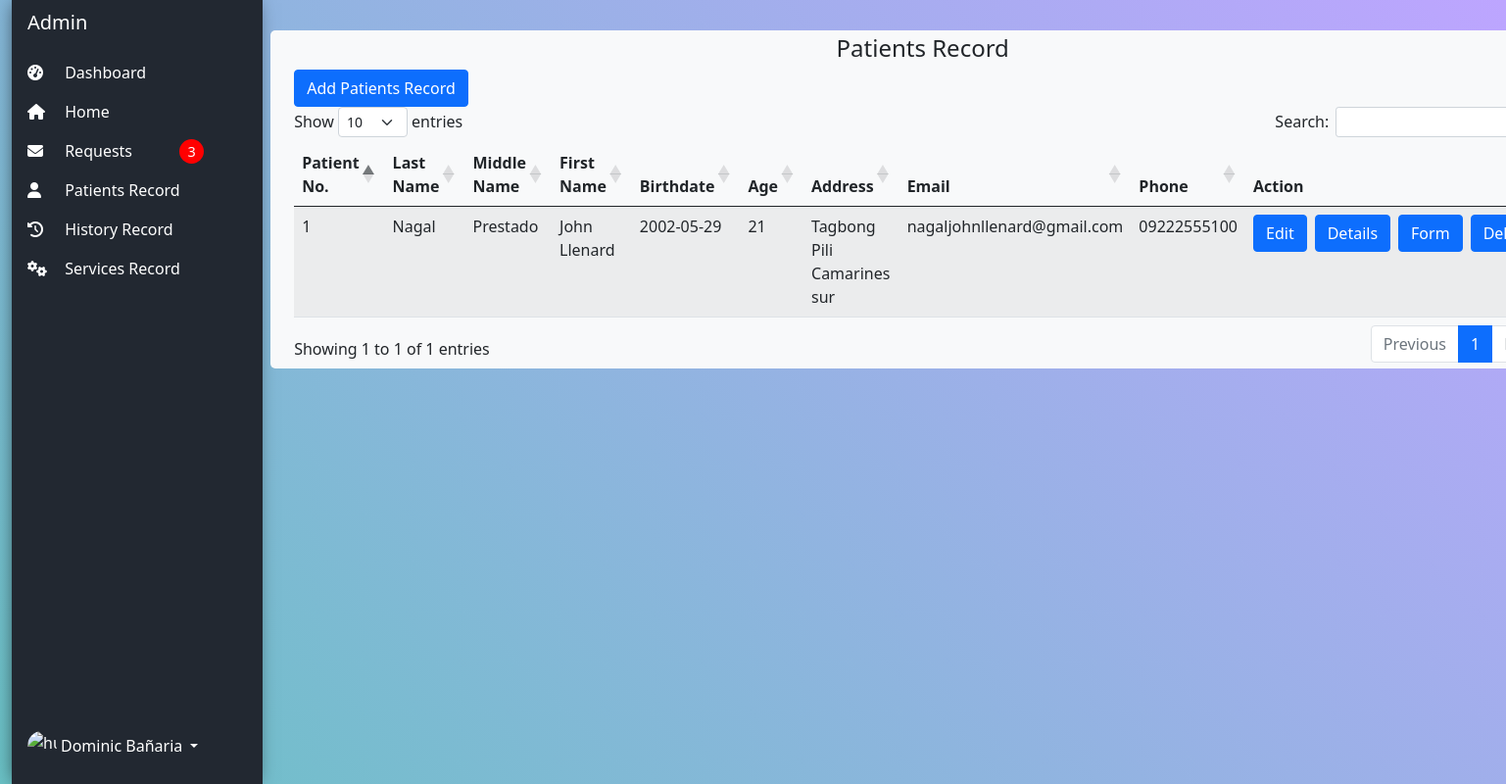
The app's page /admin/index.php?page=patients_record (signed in) with its own data.
### tables this page shows
CREATE TABLE `patient_tb` (
  `patient_id` int(11) NOT NULL,
  `firstName` varchar(100) NOT NULL,
  `middleName` varchar(100) NOT NULL,
  `lastName` varchar(100) NOT NULL,
  `birthdate` date DEFAULT NULL,
  `address` varchar(255) NOT NULL,
  `phone` varchar(11) NOT NULL,
  `email` varchar(100) DEFAULT NULL,
  `password` varchar(1000) NOT NULL
);

### admin/patients_record.php (the view, shortened to what this page needs)
<!DOCTYPE html>
<html lang="en">
<?php
include('../db-connect.php');
?>
<body>
    <div class="col py-1">
        <div class="container-fluid bg-light edges">
            <div class="col py-1">
                <div>
                    <h4 style="text-align:center">Patients Record</h4>
                </div>
                <table id="example" class="table table-striped" style="width:100%">
                    <thead>
                        <tr>
                            <?php echo "<button type='button' class='btn btn-primary' data-bs-toggle='modal' data-bs-target='#addRecord'> Add Patients Record</button>"; ?>
                        </tr>
                        <tr>
                            <th>Patient No.</th>
                            <th>Last Name</th>
                            <th>Middle Name</th>
                            <th>First Name</th>
                            <th>Birthdate</th>
                            <th>Age</th>
                            <th>Address</th>
                            <th>Email</th>
                            <th>Phone</th>
                            <th>Action</th>
                        </tr>
                    </thead>
                    <tbody>
                        <?php
                        $data = mysqli_query($conn, "SELECT * FROM patient_tb");
                        while ($row = mysqli_fetch_array($data)) {
                            $birthdate = new DateTime($row['birthdate']);
                            $currentDate = new DateTime();
                            $ageInterval = $birthdate->diff($currentDate);
                            $age = $ageInterval->y;
                            echo "<tr>";
                            echo "<td>" . $row['patient_id'] . "</td>";
                            echo "<td>" . $row['lastName'] . "</td>";
                            echo "<td>" . $row['middleName'] . "</td>";
                            echo "<td>" . $row['firstName'] . "</td>";
                            echo "<td>" . $row['birthdate'] . "</td>";
                            echo "<td>" . $age . "</td>";
                            echo "<td>" . $row['address'] . "</td>";
                            echo "<td>" . $row['email'] . "</td>";
                            echo "<td>" . $row['phone'] . "</td>";
                            echo "<td class='text-center'>";
                            echo "<div class='d-grid gap-2 d-sm-flex justify-content-sm-center'>";
                            echo "<button type='button' class='btn btn-primary edit-btn' data-bs-toggle='modal' data-bs-target='#addRecord' data-patient-id='" . $row['patient_id'] . "'>Edit</button>";
                            echo "<button type='button' class='btn btn-primary details-btn' data-bs-toggle='modal' data-bs-target='#detailsmodal' data-patient-id='" . $row['patient_id'] . "'>Details</button>";
                            echo "<button type='button' class='btn btn-primary form-btn' data-bs-toggle='modal' data-bs-target='#formmodal' data-patient-id='" . $row['patient_id'] . "'>Form</button>";
                            echo "<button type='button' onclick='deleteStocks(" . $row['patient_id'] . ")' class='btn btn-primary' data-bs-toggle='modal' data-bs-request-id='" . $row['patient_id'] . "'>Delete</button>";
                            echo "</div>";
                            echo "</td>";
                            echo "</tr>";
                        }
                        ?>
                    </tbody>
                </table>
            </div>
        </div>
    </div>
</body>
</html>

### admin/patients_record.php (style rules this page uses)
.text-center .d-grid { align-items: center; }

### records on screen
patient_tb: patient_id "1", lastName "Nagal", middleName "Prestado", firstName "John Llenard", birthdate "2002-05-29", address "Tagbong Pili Camarines sur", email "nagaljohnllenard@gmail.com", phone "09222555100"

### other values on screen
$Alert_Count "3"
$name "Dominic Bañaria"
